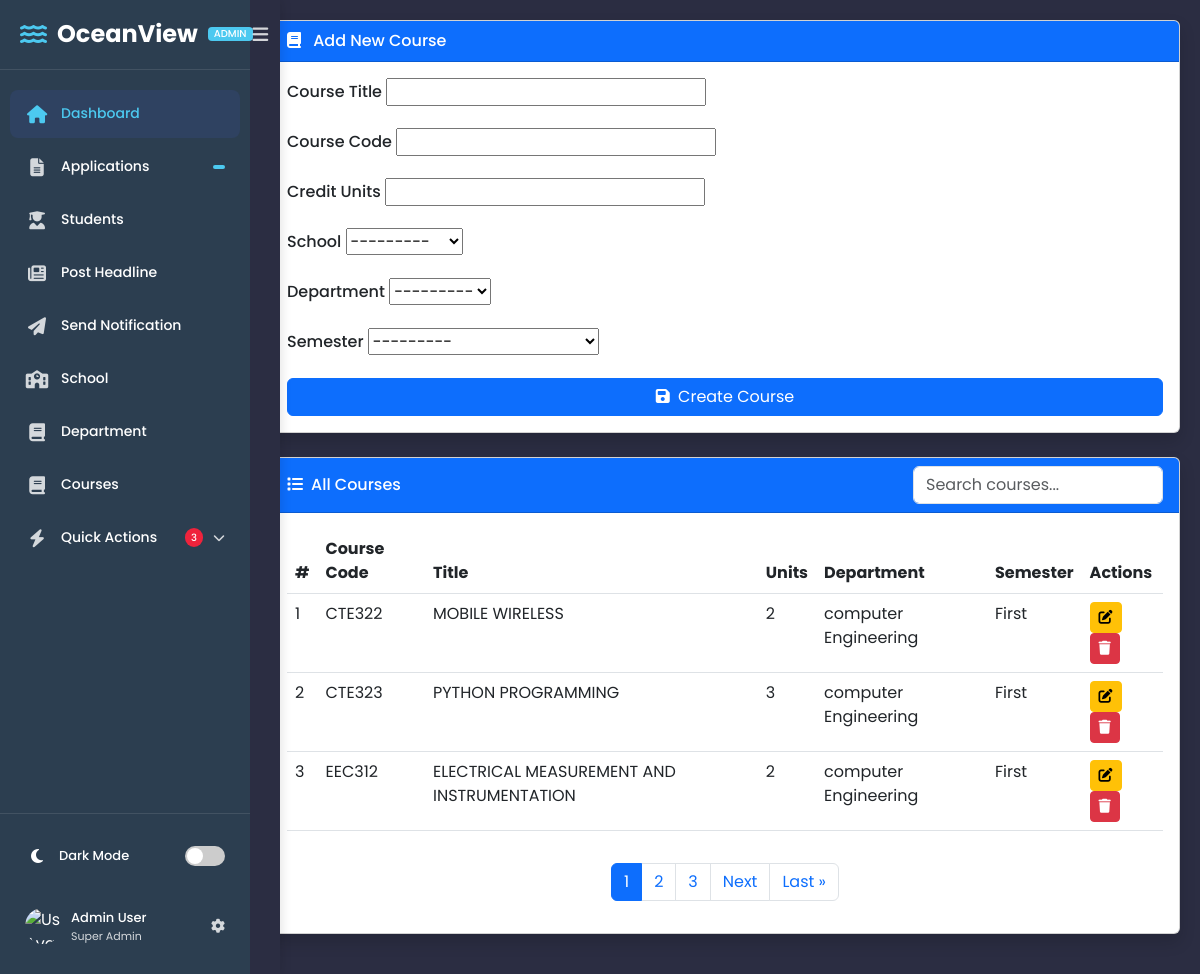
The app's page /add-course/ with its own data.
### portal/models.py (models this page shows, shortened)
class Course(models.Model):
    title = models.CharField(max_length=100)
    code = models.CharField(max_length=10, unique=True)
    unit = models.IntegerField()
    school = models.ForeignKey(School, on_delete=models.CASCADE, related_name="courses")  # Changed from "departments"
    department = models.ForeignKey(Department, on_delete=models.CASCADE, related_name="courses")
    semester = models.ForeignKey(Semester, on_delete=models.CASCADE, related_name="courses")

class Department(models.Model):
    name = models.CharField(max_length=100)
    school = models.ForeignKey(School, on_delete=models.CASCADE, related_name="departments")

class Semester(models.Model):
    name = models.CharField(max_length=20)  # "First" or "Second"
    year = models.ForeignKey(Year, on_delete=models.CASCADE, related_name="semesters")
    class Meta:
        unique_together = ("name", "year")  # Ensure each year has only one "First" & "Second"
    def __str__(self):
        return f"{self.name} Semester - Year {self.year.number}"

### crm/views.py (the view)
# urls.py: path("add-course/", add_course, name = "add_course" ),
def add_course(request):
    if request.method == "POST":
        form = CourseForm(request.POST, request.FILES)
        if form.is_valid():
            form.save()
            messages.success(request, "Course created successfully!")
            return redirect("add_course")
    else:
        form = CourseForm()
    courses = paginate_courses(request)
    return render(request, "crm/crm_add_course.html", {"form": form, "courses": courses})

### crm/forms.py
class CourseForm(forms.ModelForm):
    class Meta:
        model = Course
        fields = '__all__'
    def __init__(self, *args, **kwargs):
        super().__init__(*args, **kwargs)
        if 'school' in self.data:
            try:
                school_id = int(self.data.get('school'))
                self.fields['department'].queryset = Department.objects.filter(school_id=school_id).order_by('name')
            except (ValueError, TypeError):
                pass
        elif self.instance.pk:
            self.fields['department'].queryset = self.instance.school.department_set.order_by('name')
        else:
            self.fields['department'].queryset = Department.objects.none()

### crm/views.py (called while the page is built)
def paginate_courses(request):
    courses_list = Course.objects.all()
    paginator = Paginator(courses_list, 3)  # 3 headlines per page
    page_number = request.GET.get("page")
    return paginator.get_page(page_number)

### portal/models.py (called while the page is built)
    def __str__(self):
        return self.name

### crm/templates/crm/crm_add_course.html (shortened to what this page needs)
{% load static %}
<!DOCTYPE html>
<html lang="en">
<head>
    <link href="https://cdn.jsdelivr.net/npm/bootstrap@5.3.0/dist/css/bootstrap.min.css" rel="stylesheet">
    <link rel="stylesheet" href="https://cdnjs.cloudflare.com/ajax/libs/font-awesome/6.0.0/css/all.min.css">
</head>
<body>
    {% include 'crm/sidebar.html' %}
    <div class="main-content">
        <div class="card mb-4">
            <div class="card-header bg-primary text-white">
                <i class="fas fa-book me-2"></i>
                {% if form.instance.id %}Edit Course{% else %}Add New Course{% endif %}
            </div>
            <div class="card-body">
                <form method="POST" id="courseForm" enctype="multipart/form-data">
                    <div class="mb-3">
                        <label for="id_title" class="form-label">Course Title</label>
                        {{ form.title }}
                    </div>
                    <div class="mb-3">
                        <label for="id_code" class="form-label">Course Code</label>
                        {{ form.code }}
                    </div>
                    <div class="mb-3">
                        <label for="id_unit" class="form-label">Credit Units</label>
                        {{ form.unit }}
                    </div>
                    <div class="mb-3">
                        <label for="id_school" class="form-label">School</label>
                        {{ form.school }}
                    </div>
                    <div class="mb-3">
                        <label for="id_department" class="form-label">Department</label>
                        {{ form.department }}
                    </div>
                    <div class="mb-3">
                        <label for="id_semester" class="form-label">Semester</label>
                        {{ form.semester }}
                    </div>
                    <button type="submit" class="btn btn-primary w-100">
                        <i class="fas fa-save me-1"></i>
                        {% if form.instance.id %}Update{% else %}Create{% endif %} Course
                    </button>
                </form>
            </div>
        </div>
        <div class="card">
            <div class="card-header bg-primary text-white d-flex justify-content-between align-items-center">
                <span><i class="fas fa-list me-2"></i>All Courses</span>
                <div class="search-container">
                    <input type="text" class="form-control" placeholder="Search courses..." id="searchInput">
                </div>
            </div>
            <div class="card-body">
                <div class="table-responsive">
                    <table class="table table-hover">
                        <thead>
                            <tr>
                                <th>#</th>
                                <th>Course Code</th>
                                <th>Title</th>
                                <th>Units</th>
                                <th>Department</th>
                                <th>Semester</th>
                                <th>Actions</th>
                            </tr>
                        </thead>
                        <tbody>
                            {% for course in courses %}
                            <tr>
                                <td>{{ forloop.counter }}</td>
                                <td>{{ course.code }}</td>
                                <td>{{ course.title }}</td>
                                <td>{{ course.unit }}</td>
                                <td>{{ course.department.name }}</td>
                                <td>{{ course.semester.name }}</td>
                                <td>
                                    <a href="#" class="btn btn-sm btn-warning">
                                        <i class="fas fa-edit"></i>
                                    </a>
                                    <form action="#" method="POST" class="d-inline">
                                        <button type="submit" class="btn btn-sm btn-danger" onclick="return confirm('Are you sure you want to delete this course?')">
                                            <i class="fas fa-trash"></i>
                                        </button>
                                    </form>
                                </td>
                            </tr>
                            {% empty %}
                            <tr>
                                <td colspan="7" class="text-center">No courses found</td>
                            </tr>
                            {% endfor %}
                        </tbody>
                    </table>
                </div>
                {% if courses.has_other_pages %}
                <div class="mt-3">
                    <nav aria-label="Page navigation">
                        <ul class="pagination justify-content-center">
                            {% for num in courses.paginator.page_range %}
                                {% if courses.number == num %}
                                    <li class="page-item active"><span class="page-link">{{ num }}</span></li>
                                {% elif num > courses.number|add:'-3' and num < courses.number|add:'3' %}
                                    <li class="page-item"><a class="page-link" href="?page={{ num }}">{{ num }}</a></li>
                                {% endif %}
                            {% endfor %}
                            {% if courses.has_next %}
                                <li class="page-item">
                                    <a class="page-link" href="?page={{ courses.next_page_number }}">Next</a>
                                </li>
                                <li class="page-item">
                                    <a class="page-link" href="?page={{ courses.paginator.num_pages }}">Last &raquo;</a>
                                </li>
                            {% endif %}
                        </ul>
                    </nav>
                </div>
                {% endif %}
            </div>
        </div>
    </div>
</body>
</html>

### crm/templates/crm/crm_add_course.html (style rules this page uses)
.main-content { margin-left: 250px; padding: 20px; }
.card { margin-bottom: 20px; box-shadow: 0 0.5rem 1rem rgba(0, 0, 0, 0.15); }
.card-header { font-weight: 500; }
.search-container { width: 250px; }
.table-responsive { overflow-x: auto; }
.form-label { font-weight: 500; }

### crm/templates/crm/sidebar.html (style rules this page uses)
:root { --primary-color: #4361ee; --primary-light: rgba(67, 97, 238, 0.1); --secondary-color: #3f37c9; --accent-color: #4cc9f0; --text-color: #ffffff; --text-light: rgba(255, 255, 255, 0.8); --bg-color: #2b2d42; --sidebar-bg: #2b2d42; --sidebar-width: 280px; --sidebar-collapsed-width: 80px; --transition-speed: 0.3s; }
* { margin: 0; padding: 0; box-sizing: border-box; }
body { font-family: 'Poppins', sans-serif; background-color: var(--bg-color); color: var(--text-color); transition: background-color var(--transition-speed); }

### records on screen
Course: code "CTE322", title "MOBILE WIRELESS", unit "2", department.name "computer Engineering", semester.name "First"
Course: code "CTE323", title "PYTHON PROGRAMMING", unit "3", department.name "computer Engineering", semester.name "First"
Course: code "EEC312", title "ELECTRICAL MEASUREMENT AND INSTRUMENTATION", unit "2", department.name "computer Engineering", semester.name "First"

### other values on screen
{{ num }} "1"
{{ num }} "2" "3"
